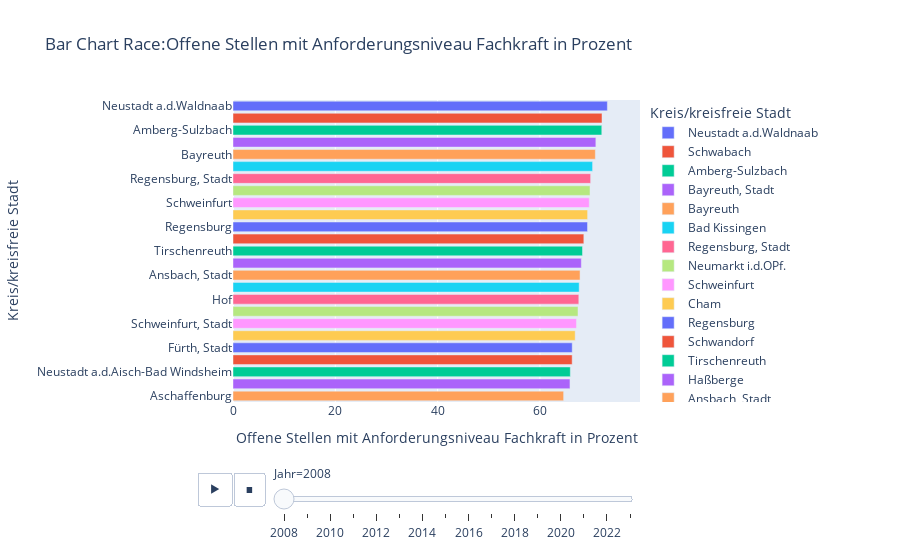

Notebook source saved alongside this figure:
### Code cell
# Daten laden
df_inkar = pd.read_parquet(url)
V_Kategorie = "Offene Stellen mit Anforderungsniveau Fachkraft"
# Sortierung hoch oder runter
V_Sortierung = False
# Nordbayern filtern
df_inkar = df_inkar[df_inkar["Nordbayern"] == True]

# Nur Kreise
df_inkar = df_inkar[df_inkar["Raumbezug"] == "Kreise"]

# Daten filtern
indikatoren_liste = [V_Kategorie]
df_inkar = df_inkar[df_inkar["Indikator"].isin(indikatoren_liste)]

# Pivotieren der Daten in ein breites Format
df_wide = (
    df_inkar
    .loc[df_inkar["Indikator"].isin(indikatoren_liste)]
    .pivot_table(
        index=["Kennziffer", "Name", "Nordbayern", "Raumbezug", "Zeitbezug"],  # Keys je Beobachtung
        columns="Indikator",
        values="Wert",
        aggfunc="first"  # oder "mean" falls Duplikate existieren
    )
    .reset_index()
)

# optional: Spaltennamen "ent-flatten" (pivot_table erzeugt ggf. einen columns-Index)
df_wide.columns.name = None

# Lösche Zeilen in denen V_Kategorie NaN sind
df_wide = df_wide.dropna(subset=indikatoren_liste)

# Wieviele Kreise sollen angezeigt werden
TOP_N = 25

# Spalten sauber auswählen
df_plot = (
    df_wide[["Zeitbezug", "Name", V_Kategorie]]
    .rename(columns={
        "Zeitbezug": "Jahr",
        "Name": "Kreis/kreisfreie Stadt",
        V_Kategorie: V_Kategorie + " in Prozent",
    })
    .copy()
)

# Jahr numerisch
df_plot["Jahr"] = pd.to_numeric(df_plot["Jahr"], errors="coerce").astype("Int64")

# Werte numerisch (falls Strings/Kommas drin sind)
df_plot[V_Kategorie+" in Prozent"] = pd.to_numeric(
    df_plot[V_Kategorie+" in Prozent"], errors="coerce"
)

# NaN-Werte entfernen
df_plot = df_plot.dropna(subset=["Jahr", V_Kategorie+" in Prozent"])

# Optional: Top-N je Jahr (hier: höchste Ärztedichte = "best")
df_plot = (
    df_plot.sort_values(["Jahr", V_Kategorie+" in Prozent"], ascending=[True, False])
           .groupby("Jahr", as_index=False)
           .head(TOP_N)
)

# Sort-Key für Balkenreihenfolge
df_plot["sort_key"] = -df_plot[V_Kategorie+" in Prozent"]
df_plot = df_plot.sort_values(["Jahr", "sort_key"])

# Chart erstellen
fig = px.bar(
    df_plot,
    x=V_Kategorie+" in Prozent",
    y="Kreis/kreisfreie Stadt",
    color="Kreis/kreisfreie Stadt",
    animation_frame="Jahr",
    orientation="h",
    range_x=[0, float(df_plot[V_Kategorie+" in Prozent"].max()) * 1.05],
    title="Bar Chart Race:"+V_Kategorie+ " in Prozent"
)

# Sortierung
fig.update_layout(
    yaxis=dict(categoryorder="total ascending"),
    showlegend=True
)

fig.show()

### Figure 1 — Plotly figure (JSON) as saved in the notebook; plotly's stock layout.template omitted (floating-point values rounded to 4 significant figures)
{"data": [{"hovertemplate": "Kreis/kreisfreie Stadt=%{y}<br>Jahr=2008<br>Offene Stellen mit Anforderungsniveau Fachkraft in Prozent=%{x}<extra></extra>", "legendgroup": "Neustadt a.d.Waldnaab", "marker": {"color": "#636efa", "pattern": {"shape": ""}}, "name": "Neustadt a.d.Waldnaab", "orientation": "h", "showlegend": true, "textposition": "auto", "type": "bar", "x": [73.18], "xaxis": "x", "y": ["Neustadt a.d.Waldnaab"], "yaxis": "y"}, {"hovertemplate": "Kreis/kreisfreie Stadt=%{y}<br>Jahr=2008<br>Offene Stellen mit Anforderungsniveau Fachkraft in Prozent=%{x}<extra></extra>", "legendgroup": "Schwabach", "marker": {"color": "#EF553B", "pattern": {"shape": ""}}, "name": "Schwabach", "orientation": "h", "showlegend": true, "textposition": "auto", "type": "bar", "x": [72.13], "xaxis": "x", "y": ["Schwabach"], "yaxis": "y"}, {"hovertemplate": "Kreis/kreisfreie Stadt=%{y}<br>Jahr=2008<br>Offene Stellen mit Anforderungsniveau Fachkraft in Prozent=%{x}<extra></extra>", "legendgroup": "Amberg-Sulzbach", "marker": {"color": "#00cc96", "pattern": {"shape": ""}}, "name": "Amberg-Sulzbach", "orientation": "h", "showlegend": true, "textposition": "auto", "type": "bar", "x": [72.09], "xaxis": "x", "y": ["Amberg-Sulzbach"], "yaxis": "y"}, {"hovertemplate": "Kreis/kreisfreie Stadt=%{y}<br>Jahr=2008<br>Offene Stellen mit Anforderungsniveau Fachkraft in Prozent=%{x}<extra></extra>", "legendgroup": "Bayreuth, Stadt", "marker": {"color": "#ab63fa", "pattern": {"shape": ""}}, "name": "Bayreuth, Stadt", "orientation": "h", "showlegend": true, "textposition": "auto", "type": "bar", "x": [70.93], "xaxis": "x", "y": ["Bayreuth, Stadt"], "yaxis": "y"}, {"hovertemplate": "Kreis/kreisfreie Stadt=%{y}<br>Jahr=2008<br>Offene Stellen mit Anforderungsniveau Fachkraft in Prozent=%{x}<extra></extra>", "legendgroup": "Bayreuth", "marker": {"color": "#FFA15A", "pattern": {"shape": ""}}, "name": "Bayreuth", "orientation": "h", "showlegend": true, "textposition": "auto", "type": "bar", "x": [70.83], "xaxis": "x", "y": ["Bayreuth"], "yaxis": "y"}, {"hovertemplate": "Kreis/kreisfreie Stadt=%{y}<br>Jahr=2008<br>Offene Stellen mit Anforderungsniveau Fachkraft in Prozent=%{x}<extra></extra>", "legendgroup": "Bad Kissingen", "marker": {"color": "#19d3f3", "pattern": {"shape": ""}}, "name": "Bad Kissingen", "orientation": "h", "showlegend": true, "textposition": "auto", "type": "bar", "x": [70.29], "xaxis": "x", "y": ["Bad Kissingen"], "yaxis": "y"}, {"hovertemplate": "Kreis/kreisfreie Stadt=%{y}<br>Jahr=2008<br>Offene Stellen mit Anforderungsniveau Fachkraft in Prozent=%{x}<extra></extra>", "legendgroup": "Regensburg, Stadt", "marker": {"color": "#FF6692", "pattern": {"shape": ""}}, "name": "Regensburg, Stadt", "orientation": "h", "showlegend": true, "textposition": "auto", "type": "bar", "x": [69.91], "xaxis": "x", "y": ["Regensburg, Stadt"], "yaxis": "y"}, {"hovertemplate": "Kreis/kreisfreie Stadt=%{y}<br>Jahr=2008<br>Offene Stellen mit Anforderungsniveau Fachkraft in Prozent=%{x}<extra></extra>", "legendgroup": "Neumarkt i.d.OPf.", "marker": {"color": "#B6E880", "pattern": {"shape": ""}}, "name": "Neumarkt i.d.OPf.", "orientation": "h", "showlegend": true, "textposition": "auto", "type": "bar", "x": [69.79], "xaxis": "x", "y": ["Neumarkt i.d.OPf."], "yaxis": "y"}, {"hovertemplate": "Kreis/kreisfreie Stadt=%{y}<br>Jahr=2008<br>Offene Stellen mit Anforderungsniveau Fachkraft in Prozent=%{x}<extra></extra>", "legendgroup": "Schweinfurt", "marker": {"color": "#FF97FF", "pattern": {"shape": ""}}, "name": "Schweinfurt", "orientation": "h", "showlegend": true, "textposition": "auto", "type": "bar", "x": [69.64], "xaxis": "x", "y": ["Schweinfurt"], "yaxis": "y"}, {"hovertemplate": "Kreis/kreisfreie Stadt=%{y}<br>Jahr=2008<br>Offene Stellen mit Anforderungsniveau Fachkraft in Prozent=%{x}<extra></extra>", "legendgroup": "Cham", "marker": {"color": "#FECB52", "pattern": {"shape": ""}}, "name": "Cham", "orientation": "h", "showlegend": true, "textposition": "auto", "type": "bar", "x": [69.32], "xaxis": "x", "y": ["Cham"], "yaxis": "y"}, {"hovertemplate": "Kreis/kreisfreie Stadt=%{y}<br>Jahr=2008<br>Offene Stellen mit Anforderungsniveau Fachkraft in Prozent=%{x}<extra></extra>", "legendgroup": "Regensburg", "marker": {"color": "#636efa", "pattern": {"shape": ""}}, "name": "Regensburg", "orientation": "h", "showlegend": true, "textposition": "auto", "type": "bar", "x": [69.3], "xaxis": "x", "y": ["Regensburg"], "yaxis": "y"}, {"hovertemplate": "Kreis/kreisfreie Stadt=%{y}<br>Jahr=2008<br>Offene Stellen mit Anforderungsniveau Fachkraft in Prozent=%{x}<extra></extra>", "legendgroup": "Schwandorf", "marker": {"color": "#EF553B", "pattern": {"shape": ""}}, "name": "Schwandorf", "orientation": "h", "showlegend": true, "textposition": "auto", "type": "bar", "x": [68.58], "xaxis": "x", "y": ["Schwandorf"], "yaxis": "y"}, {"hovertemplate": "Kreis/kreisfreie Stadt=%{y}<br>Jahr=2008<br>Offene Stellen mit Anforderungsniveau Fachkraft in Prozent=%{x}<extra></extra>", "legendgroup": "Tirschenreuth", "marker": {"color": "#00cc96", "pattern": {"shape": ""}}, "name": "Tirschenreuth", "orientation": "h", "showlegend": true, "textposition": "auto", "type": "bar", "x": [68.32], "xaxis": "x", "y": ["Tirschenreuth"], "yaxis": "y"}, {"hovertemplate": "Kreis/kreisfreie Stadt=%{y}<br>Jahr=2008<br>Offene Stellen mit Anforderungsniveau Fachkraft in Prozent=%{x}<extra></extra>", "legendgroup": "Haßberge", "marker": {"color": "#ab63fa", "pattern": {"shape": ""}}, "name": "Haßberge", "orientation": "h", "showlegend": true, "textposition": "auto", "type": "bar", "x": [68.09], "xaxis": "x", "y": ["Haßberge"], "yaxis": "y"}, {"hovertemplate": "Kreis/kreisfreie Stadt=%{y}<br>Jahr=2008<br>Offene Stellen mit Anforderungsniveau Fachkraft in Prozent=%{x}<extra></extra>", "legendgroup": "Ansbach, Stadt", "marker": {"color": "#FFA15A", "pattern": {"shape": ""}}, "name": "Ansbach, Stadt", "orientation": "h", "showlegend": true, "textposition": "auto", "type": "bar", "x": [67.84], "xaxis": "x", "y": ["Ansbach, Stadt"], "yaxis": "y"}, {"hovertemplate": "Kreis/kreisfreie Stadt=%{y}<br>Jahr=2008<br>Offene Stellen mit Anforderungsniveau Fachkraft in Prozent=%{x}<extra></extra>", "legendgroup": "Bamberg", "marker": {"color": "#19d3f3", "pattern": {"shape": ""}}, "name": "Bamberg", "orientation": "h", "showlegend": true, "textposition": "auto", "type": "bar", "x": [67.67], "xaxis": "x", "y": ["Bamberg"], "yaxis": "y"}, {"hovertemplate": "Kreis/kreisfreie Stadt=%{y}<br>Jahr=2008<br>Offene Stellen mit Anforderungsniveau Fachkraft in Prozent=%{x}<extra></extra>", "legendgroup": "Hof", "marker": {"color": "#FF6692", "pattern": {"shape": ""}}, "name": "Hof", "orientation": "h", "showlegend": true, "textposition": "auto", "type": "bar", "x": [67.6], "xaxis": "x", "y": ["Hof"], "yaxis": "y"}, {"hovertemplate": "Kreis/kreisfreie Stadt=%{y}<br>Jahr=2008<br>Offene Stellen mit Anforderungsniveau Fachkraft in Prozent=%{x}<extra></extra>", "legendgroup": "Fürth", "marker": {"color": "#B6E880", "pattern": {"shape": ""}}, "name": "Fürth", "orientation": "h", "showlegend": true, "textposition": "auto", "type": "bar", "x": [67.44], "xaxis": "x", "y": ["Fürth"], "yaxis": "y"}, {"hovertemplate": "Kreis/kreisfreie Stadt=%{y}<br>Jahr=2008<br>Offene Stellen mit Anforderungsniveau Fachkraft in Prozent=%{x}<extra></extra>", "legendgroup": "Schweinfurt, Stadt", "marker": {"color": "#FF97FF", "pattern": {"shape": ""}}, "name": "Schweinfurt, Stadt", "orientation": "h", "showlegend": true, "textposition": "auto", "type": "bar", "x": [67.14], "xaxis": "x", "y": ["Schweinfurt, Stadt"], "yaxis": "y"}, {"hovertemplate": "Kreis/kreisfreie Stadt=%{y}<br>Jahr=2008<br>Offene Stellen mit Anforderungsniveau Fachkraft in Prozent=%{x}<extra></extra>", "legendgroup": "Weiden i.d.OPf.", "marker": {"color": "#FECB52", "pattern": {"shape": ""}}, "name": "Weiden i.d.OPf.", "orientation": "h", "showlegend": true, "textposition": "auto", "type": "bar", "x": [66.89], "xaxis": "x", "y": ["Weiden i.d.OPf."], "yaxis": "y"}, {"hovertemplate": "Kreis/kreisfreie Stadt=%{y}<br>Jahr=2008<br>Offene Stellen mit Anforderungsniveau Fachkraft in Prozent=%{x}<extra></extra>", "legendgroup": "Fürth, Stadt", "marker": {"color": "#636efa", "pattern": {"shape": ""}}, "name": "Fürth, Stadt", "orientation": "h", "showlegend": true, "textposition": "auto", "type": "bar", "x": [66.31], "xaxis": "x", "y": ["Fürth, Stadt"], "yaxis": "y"}, {"hovertemplate": "Kreis/kreisfreie Stadt=%{y}<br>Jahr=2008<br>Offene Stellen mit Anforderungsniveau Fachkraft in Prozent=%{x}<extra></extra>", "legendgroup": "Amberg", "marker": {"color": "#EF553B", "pattern": {"shape": ""}}, "name": "Amberg", "orientation": "h", "showlegend": true, "textposition": "auto", "type": "bar", "x": [66.3], "xaxis": "x", "y": ["Amberg"], "yaxis": "y"}, {"hovertemplate": "Kreis/kreisfreie Stadt=%{y}<br>Jahr=2008<br>Offene Stellen mit Anforderungsniveau Fachkraft in Prozent=%{x}<extra></extra>", "legendgroup": "Neustadt a.d.Aisch-Bad Windsheim", "marker": {"color": "#00cc96", "pattern": {"shape": ""}}, "name": "Neustadt a.d.Aisch-Bad Windsheim", "orientation": "h", "showlegend": true, "textposition": "auto", "type": "bar", "x": [65.94], "xaxis": "x", "y": ["Neustadt a.d.Aisch-Bad Windsheim"], "yaxis": "y"}, {"hovertemplate": "Kreis/kreisfreie Stadt=%{y}<br>Jahr=2008<br>Offene Stellen mit Anforderungsniveau Fachkraft in Prozent=%{x}<extra></extra>", "legendgroup": "Nürnberger Land", "marker": {"color": "#ab63fa", "pattern": {"shape": ""}}, "name": "Nürnberger Land", "orientation": "h", "showlegend": true, "textposition": "auto", "type": "bar", "x": [65.87], "xaxis": "x", "y": ["Nürnberger Land"], "yaxis": "y"}, {"hovertemplate": "Kreis/kreisfreie Stadt=%{y}<br>Jahr=2008<br>Offene Stellen mit Anforderungsniveau Fachkraft in Prozent=%{x}<extra></extra>", "legendgroup": "Aschaffenburg", "marker": {"color": "#FFA15A", "pattern": {"shape": ""}}, "name": "Aschaffenburg", "orientation": "h", "showlegend": true, "textposition": "auto", "type": "bar", "x": [64.63], "xaxis": "x", "y": ["Aschaffenburg"], "yaxis": "y"}], "layout": {"barmode": "relative", "legend": {"title": {"text": "Kreis/kreisfreie Stadt"}, "tracegroupgap": 0}, "showlegend": true, "sliders": [{"active": 0, "currentvalue": {"prefix": "Jahr="}, "len": 0.9, "pad": {"b": 10, "t": 60}, "steps": [{"args": [["2008"], {"frame": {"duration": 0, "redraw": true}, "fromcurrent": true, "mode": "immediate", "transition": {"duration": 0, "easing": "linear"}}], "label": "2008", "method": "animate"}, {"args": [["2009"], {"frame": {"duration": 0, "redraw": true}, "fromcurrent": true, "mode": "immediate", "transition": {"duration": 0, "easing": "linear"}}], "label": "2009", "method": "animate"}, {"args": [["2010"], {"frame": {"duration": 0, "redraw": true}, "fromcurrent": true, "mode": "immediate", "transition": {"duration": 0, "easing": "linear"}}], "label": "2010", "method": "animate"}, {"args": [["2011"], {"frame": {"duration": 0, "redraw": true}, "fromcurrent": true, "mode": "immediate", "transition": {"duration": 0, "easing": "linear"}}], "label": "2011", "method": "animate"}, {"args": [["2012"], {"frame": {"duration": 0, "redraw": true}, "fromcurrent": true, "mode": "immediate", "transition": {"duration": 0, "easing": "linear"}}], "label": "2012", "method": "animate"}, {"args": [["2013"], {"frame": {"duration": 0, "redraw": true}, "fromcurrent": true, "mode": "immediate", "transition": {"duration": 0, "easing": "linear"}}], "label": "2013", "method": "animate"}, {"args": [["2014"], {"frame": {"duration": 0, "redraw": true}, "fromcurrent": true, "mode": "immediate", "transition": {"duration": 0, "easing": "linear"}}], "label": "2014", "method": "animate"}, {"args": [["2015"], {"frame": {"duration": 0, "redraw": true}, "fromcurrent": true, "mode": "immediate", "transition": {"duration": 0, "easing": "linear"}}], "label": "2015", "method": "animate"}, {"args": [["2016"], {"frame": {"duration": 0, "redraw": true}, "fromcurrent": true, "mode": "immediate", "transition": {"duration": 0, "easing": "linear"}}], "label": "2016", "method": "animate"}, {"args": [["2017"], {"frame": {"duration": 0, "redraw": true}, "fromcurrent": true, "mode": "immediate", "transition": {"duration": 0, "easing": "linear"}}], "label": "2017", "method": "animate"}, {"args": [["2018"], {"frame": {"duration": 0, "redraw": true}, "fromcurrent": true, "mode": "immediate", "transition": {"duration": 0, "easing": "linear"}}], "label": "2018", "method": "animate"}, {"args": [["2019"], {"frame": {"duration": 0, "redraw": true}, "fromcurrent": true, "mode": "immediate", "transition": {"duration": 0, "easing": "linear"}}], "label": "2019", "method": "animate"}, {"args": [["2020"], {"frame": {"duration": 0, "redraw": true}, "fromcurrent": true, "mode": "immediate", "transition": {"duration": 0, "easing": "linear"}}], "label": "2020", "method": "animate"}, {"args": [["2021"], {"frame": {"duration": 0, "redraw": true}, "fromcurrent": true, "mode": "immediate", "transition": {"duration": 0, "easing": "linear"}}], "label": "2021", "method": "animate"}, {"args": [["2022"], {"frame": {"duration": 0, "redraw": true}, "fromcurrent": true, "mode": "immediate", "transition": {"duration": 0, "easing": "linear"}}], "label": "2022", "method": "animate"}, {"args": [["2023"], {"frame": {"duration": 0, "redraw": true}, "fromcurrent": true, "mode": "immediate", "transition": {"duration": 0, "easing": "linear"}}], "label": "2023", "method": "animate"}], "x": 0.1, "xanchor": "left", "y": 0, "yanchor": "top"}], "title": {"text": "Bar Chart Race:Offene Stellen mit Anforderungsniveau Fachkraft in Prozent"}, "updatemenus": [{"buttons": [{"args": [null, {"frame": {"duration": 500, "redraw": true}, "fromcurrent": true, "mode": "immediate", "transition": {"duration": 500, "easing": "linear"}}], "label": "&#9654;", "method": "animate"}, {"args": [[null], {"frame": {"duration": 0, "redraw": true}, "fromcurrent": true, "mode": "immediate", "transition": {"duration": 0, "easing": "linear"}}], "label": "&#9724;", "method": "animate"}], "direction": "left", "pad": {"r": 10, "t": 70}, "showactive": false, "type": "buttons", "x": 0.1, "xanchor": "right", "y": 0, "yanchor": "top"}], "xaxis": {"anchor": "y", "domain": [0, 1], "range": [0, 79.56], "title": {"text": "Offene Stellen mit Anforderungsniveau Fachkraft in Prozent"}}, "yaxis": {"anchor": "x", "categoryarray": ["Aschaffenburg, Stadt", "Erlangen-Höchstadt", "Würzburg, Stadt", "Kulmbach", "Würzburg", "Miltenberg", "Nürnberg", "Weißenburg-Gunzenhausen", "Hof, Stadt", "Kitzingen", "Forchheim", "Ansbach", "Rhön-Grabfeld", "Bamberg, Stadt", "Roth", "Main-Spessart", "Wunsiedel i.Fichtelgebirge", "Aschaffenburg", "Nürnberger Land", "Neustadt a.d.Aisch-Bad Windsheim", "Amberg", "Fürth, Stadt", "Weiden i.d.OPf.", "Schweinfurt, Stadt", "Fürth", "Hof", "Bamberg", "Ansbach, Stadt", "Haßberge", "Tirschenreuth", "Schwandorf", "Regensburg", "Cham", "Schweinfurt", "Neumarkt i.d.OPf.", "Regensburg, Stadt", "Bad Kissingen", "Bayreuth", "Bayreuth, Stadt", "Amberg-Sulzbach", "Schwabach", "Neustadt a.d.Waldnaab"], "categoryorder": "total ascending", "domain": [0, 1], "title": {"text": "Kreis/kreisfreie Stadt"}}}}
